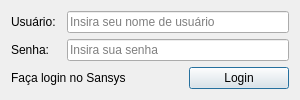
<?xml version="1.0" encoding="UTF-8"?>
<ui version="4.0">
 <class>Dialog</class>
 <widget class="QDialog" name="Dialog">
  <property name="geometry">
   <rect>
    <x>0</x>
    <y>0</y>
    <width>300</width>
    <height>100</height>
   </rect>
  </property>
  <property name="sizePolicy">
   <sizepolicy hsizetype="Fixed" vsizetype="Fixed">
    <horstretch>0</horstretch>
    <verstretch>0</verstretch>
   </sizepolicy>
  </property>
  <property name="minimumSize">
   <size>
    <width>300</width>
    <height>100</height>
   </size>
  </property>
  <property name="maximumSize">
   <size>
    <width>300</width>
    <height>100</height>
   </size>
  </property>
  <property name="windowTitle">
   <string>Dialog</string>
  </property>
  <layout class="QGridLayout" name="gridLayout">
   <item row="0" column="0">
    <layout class="QVBoxLayout" name="verticalLayout">
     <item>
      <layout class="QHBoxLayout" name="horizontalLayout_2">
       <item>
        <widget class="QLabel" name="label_2">
         <property name="minimumSize">
          <size>
           <width>50</width>
           <height>0</height>
          </size>
         </property>
         <property name="maximumSize">
          <size>
           <width>50</width>
           <height>16777215</height>
          </size>
         </property>
         <property name="text">
          <string>Usuário:</string>
         </property>
        </widget>
       </item>
       <item>
        <widget class="QLineEdit" name="lineEdit_username">
         <property name="placeholderText">
          <string>Insira seu nome de usuário</string>
         </property>
        </widget>
       </item>
      </layout>
     </item>
     <item>
      <layout class="QHBoxLayout" name="horizontalLayout">
       <property name="spacing">
        <number>6</number>
       </property>
       <item>
        <widget class="QLabel" name="label_3">
         <property name="minimumSize">
          <size>
           <width>50</width>
           <height>0</height>
          </size>
         </property>
         <property name="maximumSize">
          <size>
           <width>50</width>
           <height>16777215</height>
          </size>
         </property>
         <property name="text">
          <string>Senha:</string>
         </property>
        </widget>
       </item>
       <item>
        <widget class="QLineEdit" name="lineEdit_password">
         <property name="placeholderText">
          <string>Insira sua senha</string>
         </property>
        </widget>
       </item>
      </layout>
     </item>
    </layout>
   </item>
   <item row="1" column="0">
    <layout class="QHBoxLayout" name="horizontalLayout_3">
     <item>
      <widget class="QLabel" name="label">
       <property name="text">
        <string>Faça login no Sansys</string>
       </property>
      </widget>
     </item>
     <item>
      <widget class="QPushButton" name="btn_login">
       <property name="maximumSize">
        <size>
         <width>100</width>
         <height>16777215</height>
        </size>
       </property>
       <property name="text">
        <string>Login</string>
       </property>
      </widget>
     </item>
    </layout>
   </item>
  </layout>
 </widget>
 <resources/>
 <connections/>
</ui>
